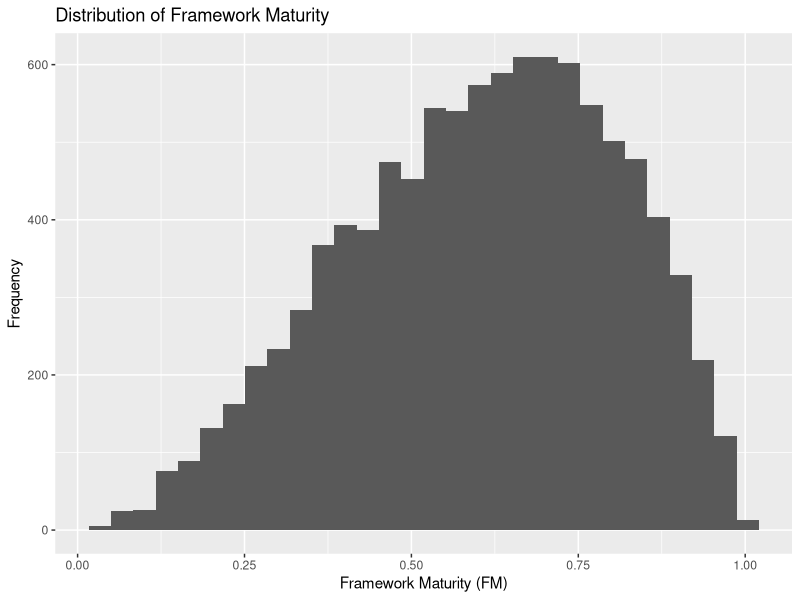
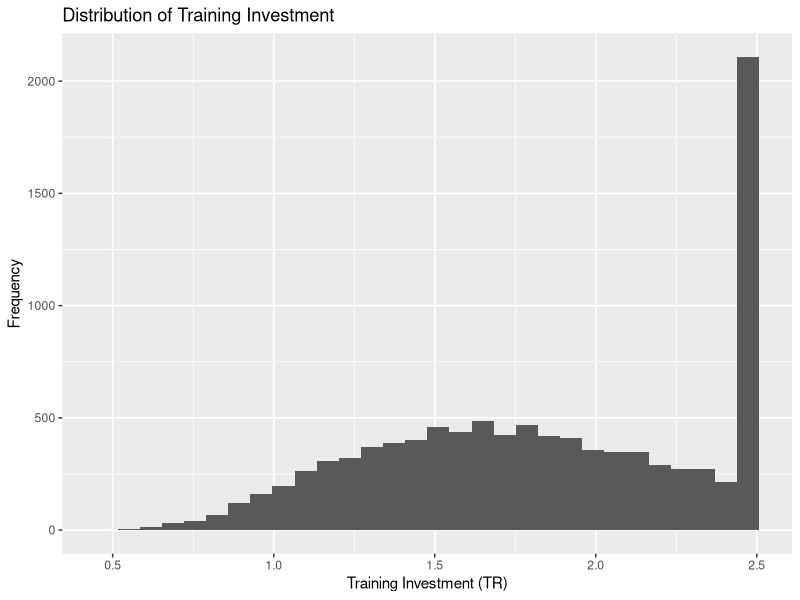
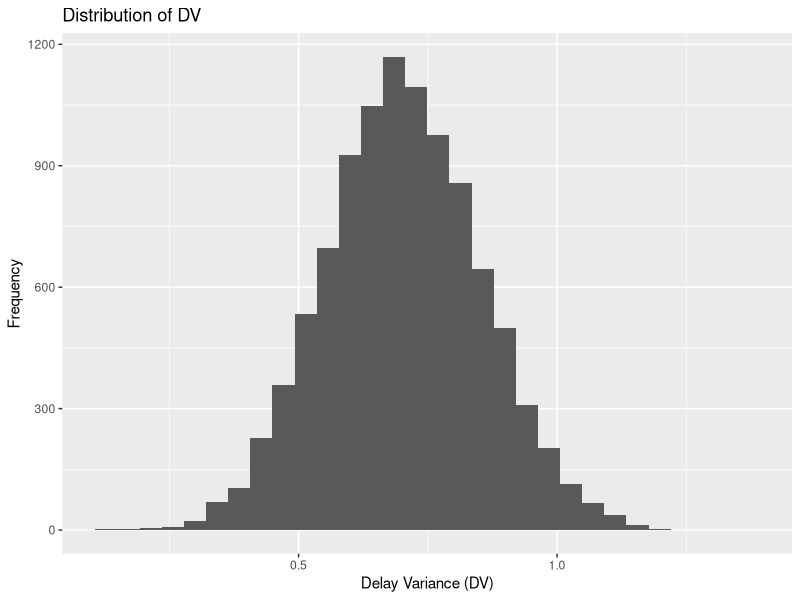
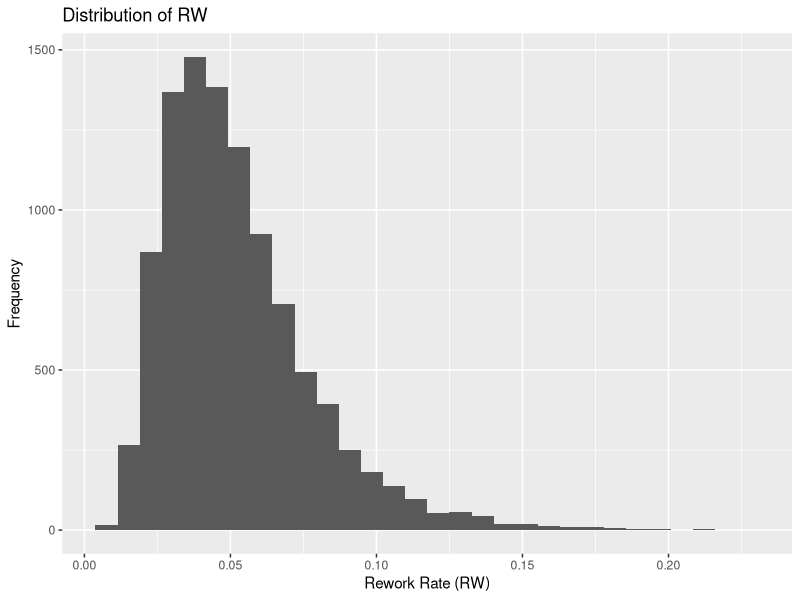
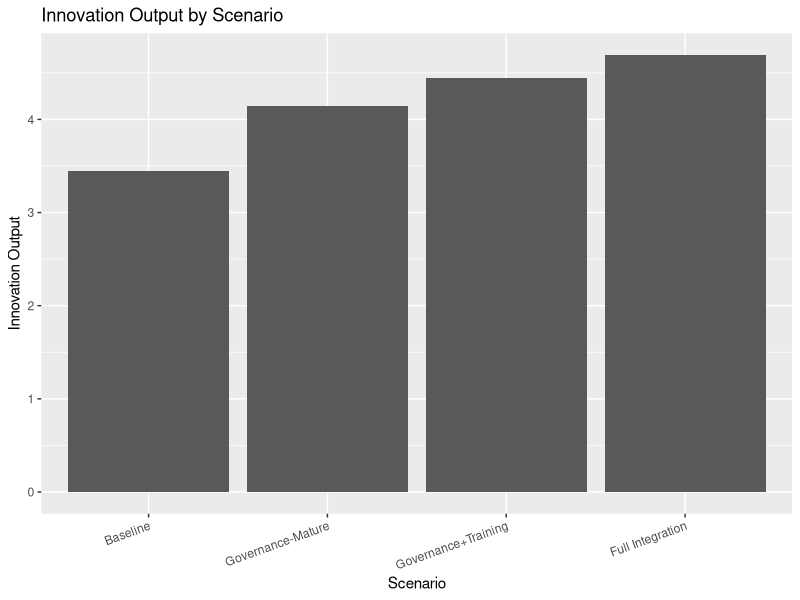
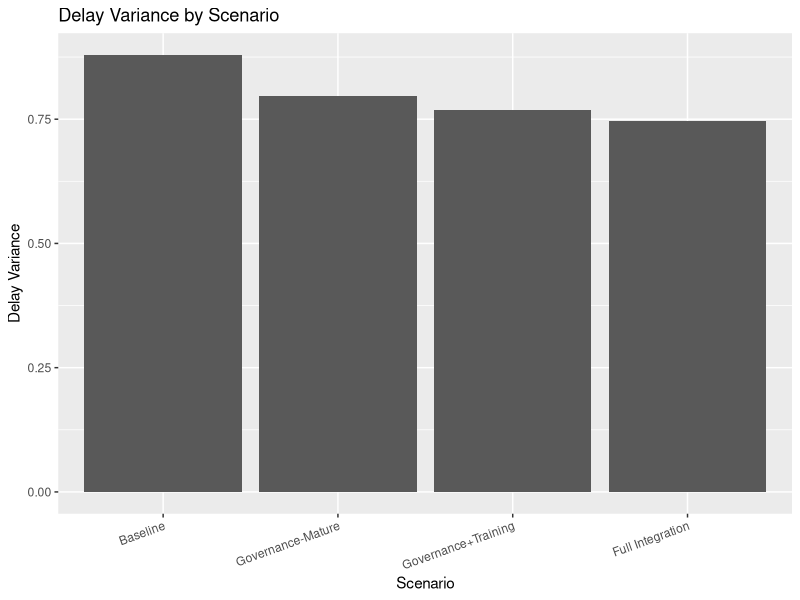
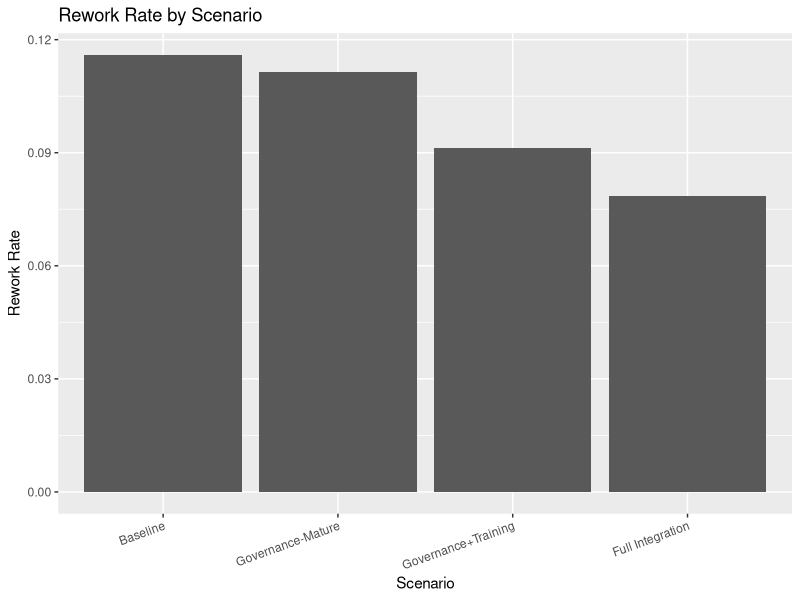
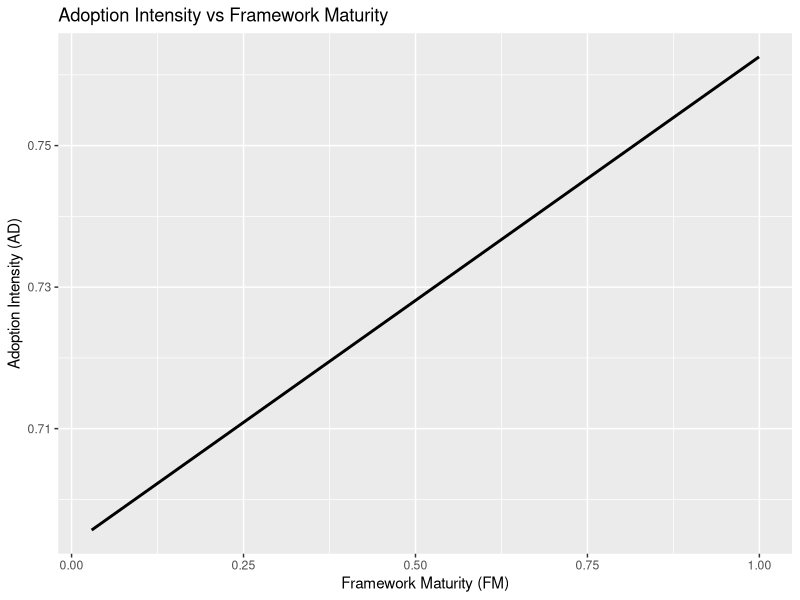

R code for these plots, in order:
# uaim_full_results.R
# U-AIM synthetic data generation, model fitting, validation, scenario testing, 
# sensitivity analysis, and figures.
# Saif Mohammed | GWU Doctoral Praxis | GWU-ID: G41151297

# =============================================================
# 0. Package Setup
# =============================================================

install_if_missing <- function(pkg) {
  if (!requireNamespace(pkg, quietly = TRUE)) install.packages(pkg)
}

packages <- c("car", "boot", "ggplot2", "dplyr", "psych", "openxlsx", "reshape2")
invisible(lapply(packages, install_if_missing))

library(car)
library(boot)
library(ggplot2)
library(dplyr)
library(psych)
library(openxlsx)
library(reshape2)

# ============================================================
# 1. Global Settings
# ============================================================

#set.seed(42) # For Data Tracking

N <- 10000
OUT_CSV <- "synthetic_u_aim.csv"
OUT_XLSX <- "u_aim_full_results.xlsx"
OUT_TXT <- "u_aim_results.txt"

FM_BASELINE <- 0.20
TR_BASELINE <- 0.20
FM_FULL <- 0.80
TR_FULL <- 0.90

# ============================================================
# 2. Helper Functions
# ============================================================

logistic <- function(x) {
  1 / (1 + exp(-x))
}

pct_change <- function(new_value, baseline_value) {
  ((new_value - baseline_value) / baseline_value) * 100
}

stars <- function(p) {
  ifelse(p < 0.001, "***",
         ifelse(p < 0.01, "**",
                ifelse(p < 0.05, "*", "")))
}

# ============================================================
# 3. Function: Generate Synthetic U-AIM Dataset
# Corresponding Chapter Section: 3.3.2 Synthetic Data Generation
# ============================================================

generate_uaim_data <- function(N = 10000, seed = NULL) {
  # set.seed(seed)

  PM <- rnorm(N, 0, 1)
  SZ <- rnorm(N, 0, 1)

  FM <- rbeta(N, 3, 2)

  TR_raw <- rlnorm(N, meanlog = 0.6, sdlog = 0.35)
  TR <- pmin(pmax(TR_raw, 0.05), 2.5)

  alpha0 <- 0.25
  alpha1 <- 0.40
  alpha2 <- 0.35
  alpha3 <- 0.55
  alpha4 <- 0.25
  epsA <- rnorm(N, 0, 0.35)

  AD <- logistic(alpha0 + alpha1 * FM + alpha2 * TR - alpha3 * PM + alpha4 * SZ + epsA)
  AD <- pmin(pmax(AD, 0), 0.99)

  b0 <- 0.60
  b1 <- 0.95
  b2 <- 0.20
  b3 <- 0.12
  b4 <- 0.10
  b5 <- 0.08
  eps1 <- rnorm(N, 0, 0.12)

  lambda <- exp(b0 + b1 * AD + b2 * FM + b3 * TR - b4 * PM + b5 * SZ + eps1)
  INN <- rpois(N, lambda)

  mu0 <- 1.05
  g1 <- 0.22
  g2 <- 0.12
  g3 <- 0.06
  g4 <- 0.08
  eps2 <- rnorm(N, 0, 0.10)

  DV <- mu0 - g1 * AD - g2 * FM - g3 * TR + g4 * PM + eps2
  DV <- pmax(DV, 0.05)

  d0 <- -1.55
  d1 <- 0.85
  d2 <- 0.45
  d3 <- 0.10
  eps3 <- rnorm(N, 0, 0.12)

  rw_mean <- exp(d0 - d1 * AD - d2 * TR + d3 * PM + eps3)
  shape_k <- 10.0
  scale_theta <- rw_mean / shape_k
  RW <- rgamma(N, shape = shape_k, scale = scale_theta)

  data.frame(FM = FM, TR = TR, PM = PM, SZ = SZ, AD = AD, INN = INN, DV = DV, RW = RW)
}

# ============================================================
# 4. Function: Descriptive Statistics
# Corresponding Chapter Section: 4.2 Descriptive Statistics
# ============================================================

descriptive_statistics <- function(df) {
  vars <- c("FM", "TR", "PM", "SZ", "AD", "INN", "DV", "RW")

  out <- data.frame(
    Variable = vars,
    N = sapply(df[vars], function(x) sum(!is.na(x))),
    Mean = sapply(df[vars], mean),
    SD = sapply(df[vars], sd),
    Min = sapply(df[vars], min),
    Q1 = sapply(df[vars], quantile, probs = 0.25),
    Median = sapply(df[vars], median),
    Q3 = sapply(df[vars], quantile, probs = 0.75),
    Max = sapply(df[vars], max),
    Skewness = psych::skew(df[vars]),
    Kurtosis = psych::kurtosi(df[vars])
  )

  rownames(out) <- NULL
  out
}

# ============================================================
# 5. Function: Correlation Matrix with P-Values
# Corresponding Chapter Section: 4.X Correlation Analysis / 3.8.2 Structure Validation
# ============================================================

correlation_with_pvalues <- function(df) {
  vars <- c("FM", "TR", "PM", "SZ", "AD", "INN", "DV", "RW")

  corr <- cor(df[vars], use = "pairwise.complete.obs")
  pmat <- matrix(NA, nrow = length(vars), ncol = length(vars))
  rownames(pmat) <- vars
  colnames(pmat) <- vars

  for (i in seq_along(vars)) {
    for (j in seq_along(vars)) {
      pmat[i, j] <- cor.test(df[[vars[i]]], df[[vars[j]]])$p.value
    }
  }

  corr_sig <- matrix("", nrow = length(vars), ncol = length(vars))
  rownames(corr_sig) <- vars
  colnames(corr_sig) <- vars

  for (i in seq_along(vars)) {
    for (j in seq_along(vars)) {
      corr_sig[i, j] <- paste0(sprintf("%.3f", corr[i, j]), stars(pmat[i, j]))
    }
  }

  list(correlation = corr, p_values = pmat, correlation_with_stars = corr_sig)
}

# ============================================================
# 6. Function: Fit Unified AI Integration Model
# Corresponding Chapter Section: 3.4 Unified Model Specification and 4.3 Regression Results
# ============================================================

fit_uaim_models <- function(df) {
  med <- lm(AD ~ FM + TR + PM + SZ, data = df)

  inn <- glm(INN ~ FM + TR + AD + PM + SZ,
             data = df,
             family = poisson(link = "log"))

  dv <- lm(DV ~ FM + TR + AD + PM + SZ, data = df)

  rw <- glm(RW ~ FM + TR + AD + PM + SZ,
            data = df,
            family = Gamma(link = "log"))

  list(med = med, inn = inn, dv = dv, rw = rw)
}

model_coefficients <- function(models) {
  extract_model <- function(model, model_name) {
    s <- summary(model)$coefficients
    out <- as.data.frame(s)
    out$Term <- rownames(out)
    out$Model <- model_name
    rownames(out) <- NULL
    out
  }

  bind_rows(
    extract_model(models$med, "AD Mediation Model: OLS"),
    extract_model(models$inn, "INN Outcome Model: Poisson"),
    extract_model(models$dv, "DV Outcome Model: OLS"),
    extract_model(models$rw, "RW Outcome Model: Gamma-log")
  )
}

model_fit_statistics <- function(models) {
  data.frame(
    Model = c("AD Mediation Model: OLS",
              "INN Outcome Model: Poisson",
              "DV Outcome Model: OLS",
              "RW Outcome Model: Gamma-log"),
    N = c(nobs(models$med), nobs(models$inn), nobs(models$dv), nobs(models$rw)),
    R2_or_PseudoR2 = c(summary(models$med)$r.squared,
                       NA,
                       summary(models$dv)$r.squared,
                       NA),
    AIC = c(AIC(models$med), AIC(models$inn), AIC(models$dv), AIC(models$rw)),
    BIC = c(BIC(models$med), BIC(models$inn), BIC(models$dv), BIC(models$rw))
  )
}

# ============================================================
# 7. Function: Scenario Prediction and Hypothesis Testing
# Corresponding Chapter Section: 4.4 Scenario Results / 4.5 Hypothesis Testing
# ============================================================

predict_scenario <- function(models, FM_val, TR_val, PM_val = 0, SZ_val = 0) {
  x <- data.frame(FM = FM_val, TR = TR_val, PM = PM_val, SZ = SZ_val)
  AD_hat <- as.numeric(predict(models$med, newdata = x))

  x2 <- data.frame(FM = FM_val, TR = TR_val, AD = AD_hat, PM = PM_val, SZ = SZ_val)

  INN_hat <- as.numeric(predict(models$inn, newdata = x2, type = "response"))
  DV_hat <- as.numeric(predict(models$dv, newdata = x2))
  RW_hat <- as.numeric(predict(models$rw, newdata = x2, type = "response"))

  data.frame(AD = AD_hat, INN = INN_hat, DV = DV_hat, RW = RW_hat)
}

scenario_results <- function(models) {
  scenario_inputs <- data.frame(
    Scenario = c("Baseline",
                 "Governance-Mature",
                 "Governance+Training",
                 "Full Integration"),
    FM = c(0.20, 0.80, 0.80, 0.80),
    TR = c(0.20, 0.20, 0.60, 0.90),
    PM = c(0, 0, 0, 0),
    SZ = c(0, 0, 0, 0)
  )

  preds <- do.call(rbind, lapply(1:nrow(scenario_inputs), function(i) {
    predict_scenario(models,
                     FM_val = scenario_inputs$FM[i],
                     TR_val = scenario_inputs$TR[i],
                     PM_val = scenario_inputs$PM[i],
                     SZ_val = scenario_inputs$SZ[i])
  }))

  out <- cbind(scenario_inputs, preds)

  out$Scenario <- factor(out$Scenario,
      levels = c("Baseline", "Governance-Mature", "Governance+Training",
                 "Full Integration")
  )
  base <- out[out$Scenario == "Baseline", ]

  out$INN_Pct_Change <- pct_change(out$INN, base$INN)
  out$DV_Pct_Change <- pct_change(out$DV, base$DV)
  out$RW_Pct_Change <- pct_change(out$RW, base$RW)

  out
}

hypothesis_tests <- function(scenarios) {
  full <- scenarios[scenarios$Scenario == "Full Integration", ]

  data.frame(
    Hypothesis = c("H1", "H2", "H3"),
    Metric = c("Innovation Output", "Delay Variance", "Rework Rate"),
    Threshold = c(">= 25% increase", ">= 10% reduction", ">= 15% reduction"),
    Observed_Percent_Change = c(full$INN_Pct_Change,
                                full$DV_Pct_Change,
                                full$RW_Pct_Change),
    Decision = c(ifelse(full$INN_Pct_Change >= 25, "PASS", "FAIL"),
                 ifelse(full$DV_Pct_Change <= -10, "PASS", "FAIL"),
                 ifelse(full$RW_Pct_Change <= -15, "PASS", "FAIL"))
  )
}

# ============================================================
# 8. Function: Validation Diagnostics
# Corresponding Chapter Section: 3.8 and 4 Model Validation
# ============================================================

compute_vif <- function(df) {
  vif_model <- lm(AD ~ FM + TR + PM + SZ, data = df)
  data.frame(Variable = names(car::vif(vif_model)),
             VIF = as.numeric(car::vif(vif_model)))
}

residual_diagnostics <- function(models) {
  data.frame(
    Model = c("AD", "DV"),
    Residual_Mean = c(mean(resid(models$med)), mean(resid(models$dv))),
    Residual_SD = c(sd(resid(models$med)), sd(resid(models$dv)))
  )
}

bootstrap_mediation_effect <- function(df, R = 1000) {
  boot_fun <- function(data, indices) {
    d <- data[indices, ]
    m1 <- lm(AD ~ FM + TR + PM + SZ, data = d)
    m2 <- glm(INN ~ FM + TR + AD + PM + SZ,
              data = d,
              family = poisson(link = "log"))

    a_FM <- coef(m1)["FM"]
    a_TR <- coef(m1)["TR"]
    b_AD <- coef(m2)["AD"]

    c(FM_indirect = a_FM * b_AD,
      TR_indirect = a_TR * b_AD)
  }

  b <- boot::boot(data = df, statistic = boot_fun, R = R)
  data.frame(
    Effect = c("FM -> AD -> INN", "TR -> AD -> INN"),
    Mean = colMeans(b$t),
    Lower_95 = apply(b$t, 2, quantile, probs = 0.025),
    Upper_95 = apply(b$t, 2, quantile, probs = 0.975)
  )
}

# ============================================================
# 9. Function: Sensitivity Analysis
# Corresponding Chapter Section: 4.X Sensitivity Analysis
# ============================================================

sensitivity_analysis <- function(models) {
  perturb <- c(-0.30, -0.20, -0.10, 0.00, 0.10, 0.20, 0.30)

  base <- predict_scenario(models, FM_val = 0.50, TR_val = 0.50)

  rows <- list()

  for (p in perturb) {
    FM_new <- 0.50 * (1 + p)
    TR_new <- 0.50

    pred <- predict_scenario(models, FM_val = FM_new, TR_val = TR_new)

    rows[[length(rows) + 1]] <- data.frame(
      Variable = "FM",
      Perturbation = p,
      AD = pred$AD,
      INN = pred$INN,
      DV = pred$DV,
      RW = pred$RW,
      AD_Change = pct_change(pred$AD, base$AD),
      INN_Change = pct_change(pred$INN, base$INN),
      DV_Change = pct_change(pred$DV, base$DV),
      RW_Change = pct_change(pred$RW, base$RW)
    )
  }

  for (p in perturb) {
    FM_new <- 0.50
    TR_new <- 0.50 * (1 + p)

    pred <- predict_scenario(models, FM_val = FM_new, TR_val = TR_new)

    rows[[length(rows) + 1]] <- data.frame(
      Variable = "TR",
      Perturbation = p,
      AD = pred$AD,
      INN = pred$INN,
      DV = pred$DV,
      RW = pred$RW,
      AD_Change = pct_change(pred$AD, base$AD),
      INN_Change = pct_change(pred$INN, base$INN),
      DV_Change = pct_change(pred$DV, base$DV),
      RW_Change = pct_change(pred$RW, base$RW)
    )
  }

  bind_rows(rows)
}

# ============================================================
# 10. Function: Generate Figures
# Corresponding Chapter Section: Chapter 4 Figures
# ============================================================

generate_figures <- function(df, scenarios, models) {
  ggsave("Figure_4_1_FM_Distribution.png",
         ggplot(df, aes(x = FM)) +
           geom_histogram(bins = 30) +
           labs(title = "Distribution of Framework Maturity",
                x = "Framework Maturity (FM)",
                y = "Frequency"),
         width = 9, height = 6, dpi = 300)

  ggsave("Figure_4_2_TR_Distribution.png",
         ggplot(df, aes(x = TR)) +
           geom_histogram(bins = 30) +
           labs(title = "Distribution of Training Investment",
                x = "Training Investment (TR)",
                y = "Frequency"),
         width = 9, height = 6, dpi = 300)
 
   ggsave("Figure_4_3_ DV_Distribution.png",
         ggplot(df, aes(x = DV)) +
           geom_histogram(bins = 30) +
           labs(title = "Distribution of DV",
                x = "Delay Variance (DV)",
                y = "Frequency"),
         width = 9, height = 6, dpi = 300)
   
   ggsave("Figure_4_2_RW_Distribution.png",
          ggplot(df, aes(x = RW)) +
            geom_histogram(bins = 30) +
            labs(title = "Distribution of RW",
                 x = "Rework Rate (RW)",
                 y = "Frequency"),
          width = 9, height = 6, dpi = 300)

  ggsave("Figure_4_3_Innovation_Output_by_Scenario.png",
         ggplot(scenarios, aes(x = Scenario, y = INN)) +
           geom_col() +
           labs(title = "Innovation Output by Scenario",
                x = "Scenario",
                y = "Innovation Output") +
           theme(axis.text.x = element_text(angle = 20, hjust = 1)),
         width = 9, height = 6, dpi = 300)

  ggsave("Figure_4_4_Delay_Variance_by_Scenario.png",
         ggplot(scenarios, aes(x = Scenario, y = DV)) +
           geom_col() +
           labs(title = "Delay Variance by Scenario",
                x = "Scenario",
                y = "Delay Variance") +
           theme(axis.text.x = element_text(angle = 20, hjust = 1)),
         width = 9, height = 6, dpi = 300)

  ggsave("Figure_4_5_Rework_Rate_by_Scenario.png",
         ggplot(scenarios, aes(x = Scenario, y = RW)) +
           geom_col() +
           labs(title = "Rework Rate by Scenario",
                x = "Scenario",
                y = "Rework Rate") +
           theme(axis.text.x = element_text(angle = 20, hjust = 1)),
         width = 9, height = 6, dpi = 300)

  fm_grid <- seq(min(df$FM), max(df$FM), length.out = 100)
  grid_fm <- data.frame(FM = fm_grid, TR = mean(df$TR), PM = 0, SZ = 0)
  grid_fm$AD <- as.numeric(predict(models$med, newdata = grid_fm))

  ggsave("Figure_4_6_AD_vs_FM.png",
         ggplot(grid_fm, aes(x = FM, y = AD)) +
           geom_line(linewidth = 1) +
           labs(title = "Adoption Intensity vs Framework Maturity",
                x = "Framework Maturity (FM)",
                y = "Adoption Intensity (AD)"),
         width = 9, height = 6, dpi = 300)

  tr_grid <- seq(min(df$TR), max(df$TR), length.out = 100)
  grid_tr <- data.frame(FM = mean(df$FM), TR = tr_grid, PM = 0, SZ = 0)
  grid_tr$AD <- as.numeric(predict(models$med, newdata = grid_tr))

  ggsave("Figure_4_7_AD_vs_TR.png",
         ggplot(grid_tr, aes(x = TR, y = AD)) +
           geom_line(linewidth = 1) +
           labs(title = "Adoption Intensity vs Training Investment",
                x = "Training Investment (TR)",
                y = "Adoption Intensity (AD)"),
         width = 9, height = 6, dpi = 300)
}

# ============================================================
# 11. Function: Write Results Workbook and Text Summary
# Corresponding Chapter Section: Complete Chapter 4 Outputs
# ============================================================

export_results <- function(df, desc, corr_obj, coef_tbl, fit_tbl, scenarios,
                           hyp_tbl, vif_tbl, resid_tbl, boot_tbl, sens_tbl) {

  wb <- createWorkbook()

  addWorksheet(wb, "DATA")
  writeData(wb, "DATA", df)

  addWorksheet(wb, "Descriptive Statistics")
  writeData(wb, "Descriptive Statistics", desc)

  addWorksheet(wb, "Correlation Matrix")
  writeData(wb, "Correlation Matrix", corr_obj$correlation)

  addWorksheet(wb, "P Values")
  writeData(wb, "P Values", corr_obj$p_values)

  addWorksheet(wb, "Correlation With Stars")
  writeData(wb, "Correlation With Stars", corr_obj$correlation_with_stars)

  addWorksheet(wb, "Regression Coefficients")
  writeData(wb, "Regression Coefficients", coef_tbl)

  addWorksheet(wb, "Model Fit")
  writeData(wb, "Model Fit", fit_tbl)

  addWorksheet(wb, "Scenario Results")
  writeData(wb, "Scenario Results", scenarios)

  addWorksheet(wb, "Hypothesis Tests")
  writeData(wb, "Hypothesis Tests", hyp_tbl)

  addWorksheet(wb, "VIF")
  writeData(wb, "VIF", vif_tbl)

  addWorksheet(wb, "Residual Diagnostics")
  writeData(wb, "Residual Diagnostics", resid_tbl)

  addWorksheet(wb, "Bootstrap Mediation")
  writeData(wb, "Bootstrap Mediation", boot_tbl)

  addWorksheet(wb, "Sensitivity Analysis")
  writeData(wb, "Sensitivity Analysis", sens_tbl)

  saveWorkbook(wb, OUT_XLSX, overwrite = TRUE)

  sink(OUT_TXT)
  cat("U-AIM Full Results Output\n")
  cat("=========================\n\n")

  cat("1. Descriptive Statistics\n")
  print(desc)

  cat("\n2. Correlation Matrix\n")
  print(round(corr_obj$correlation, 4))

  cat("\n3. Correlation Matrix with Significance Stars\n")
  print(corr_obj$correlation_with_stars)

  cat("\n4. Regression Coefficients\n")
  print(coef_tbl)

  cat("\n5. Model Fit\n")
  print(fit_tbl)

  cat("\n6. Scenario Results\n")
  print(scenarios)

  cat("\n7. Hypothesis Tests\n")
  print(hyp_tbl)

  cat("\n8. VIF Diagnostics\n")
  print(vif_tbl)

  cat("\n9. Residual Diagnostics\n")
  print(resid_tbl)

  cat("\n10. Bootstrap Mediation Effects\n")
  print(boot_tbl)

  cat("\n11. Sensitivity Analysis\n")
  print(sens_tbl)

  sink()
}

# ============================================================
# 12. Main Execution Function
# Corresponding Chapter Section: Complete Reproducible Workflow
# ============================================================

run_uaim_analysis <- function() {

  df <- generate_uaim_data(N = N, seed = 123)
  write.csv(df, OUT_CSV, row.names = FALSE)

  desc <- descriptive_statistics(df)
  corr_obj <- correlation_with_pvalues(df)
  models <- fit_uaim_models(df)

  coef_tbl <- model_coefficients(models)
  fit_tbl <- model_fit_statistics(models)
  scenarios <- scenario_results(models)
  hyp_tbl <- hypothesis_tests(scenarios)
  vif_tbl <- compute_vif(df)
  resid_tbl <- residual_diagnostics(models)
  boot_tbl <- bootstrap_mediation_effect(df, R = 1000)
  sens_tbl <- sensitivity_analysis(models)

  generate_figures(df, scenarios, models)

  export_results(df, desc, corr_obj, coef_tbl, fit_tbl, scenarios,
                 hyp_tbl, vif_tbl, resid_tbl, boot_tbl, sens_tbl)

  cat("\nU-AIM analysis completed successfully.\n")
  cat("Files generated:\n")
  cat("- ", OUT_CSV, "\n")
  cat("- ", OUT_XLSX, "\n")
  cat("- ", OUT_TXT, "\n")
  cat("- Figure_4_1_FM_Distribution.png\n")
  cat("- Figure_4_4_RW_Distribution.png\n")
  cat("- Figure_4_5_Innovation_Output_by_Scenario.png\n")
  cat("- Figure_4_6_Delay_Variance_by_Scenario.png\n")
  cat("- Figure_4_7_Rework_Rate_by_Scenario.png\n")
  cat("- Figure_4_8_AD_vs_FM.png\n")
  cat("- Figure_4_9_AD_vs_TR.png\n")

  invisible(list(
    data = df,
    descriptive = desc,
    correlation = corr_obj,
    models = models,
    coefficients = coef_tbl,
    model_fit = fit_tbl,
    scenarios = scenarios,
    hypotheses = hyp_tbl,
    vif = vif_tbl,
    residuals = resid_tbl,
    bootstrap = boot_tbl,
    sensitivity = sens_tbl
  ))
}

# Run full workflow
results <- run_uaim_analysis()
